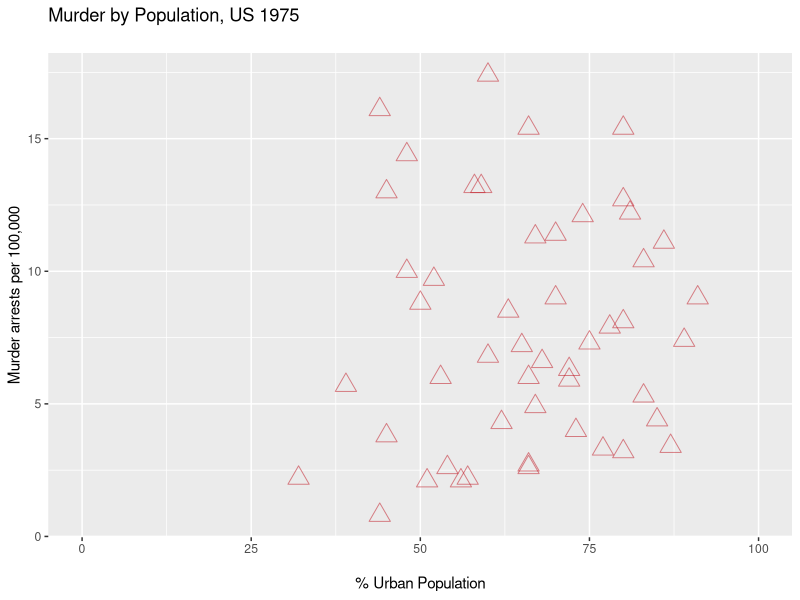

Here is the R script that generated this plot:
library(ggplot2)

data()
USArrests
Seatbelts

head(USArrests)

ggplot(data=USArrests, aes(x=UrbanPop, y=Murder)) + geom_point(shape=2, size=5, color="#BD0D18", alpha=.5) +
  labs(x="\n% Urban Population", y="Murder arrests per 100,000", title="Murder by Population, US 1975\n") +
  scale_x_continuous(limits=c(0,100))
